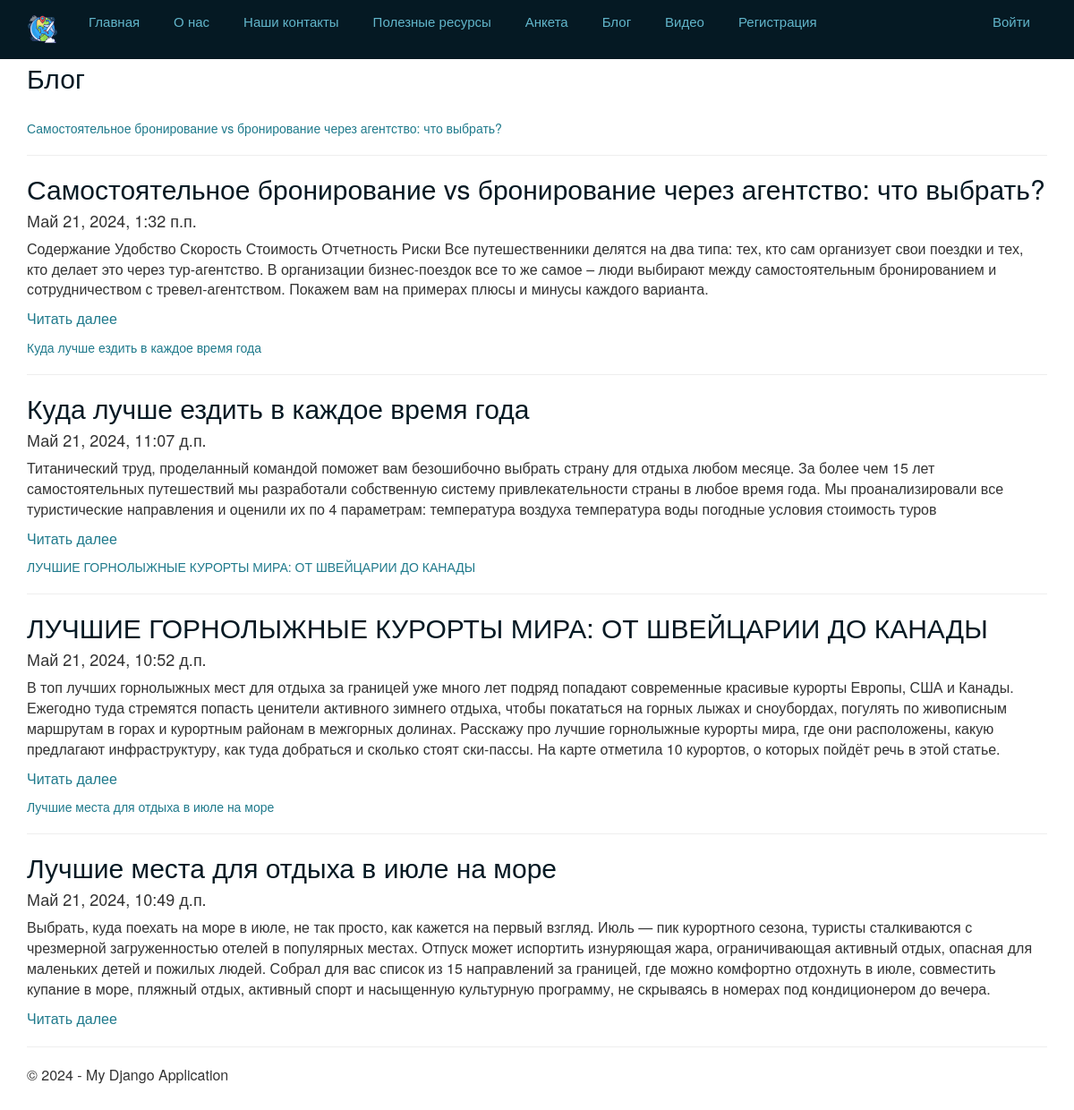
Screenshot of /blog/ with the database file from the repository.
### app/models.py (models this page shows, shortened)
class Blog(models.Model):
    title = models.CharField(max_length=100, unique=True, verbose_name="Заголовок")
    description = models.TextField(verbose_name="Краткое содержание")
    content = models.TextField(verbose_name="Полное содержание")
    posted = models.DateTimeField(default=datetime.now, db_index=True, verbose_name="Опубликована")
    author = models.ForeignKey(User, null=True, blank=True, on_delete=models.SET_NULL, verbose_name="Автор")
    image = models.FileField(default='temp.jpg', verbose_name="Путь к картинке")
    class Meta:
        ordering = ["-posted"]
        verbose_name = "статья блога"
        verbose_name_plural = "статьи блога"

### app/views.py (the view)
# urls.py: path('blog/', views.blog, name='blog'),
def blog(request):
    assert isinstance(request, HttpRequest)
    posts = Blog.objects.all()  # запрос на выбор всех статей блога из модели
    return render(
        request,
        'app/blog.html',
        {
            'title': 'Блог',
            'posts': posts,  # передача списка статей в шаблон веб-страницы
            'year': datetime.now().year,
        }
    )

### app/templates/app/blog.html
{% extends "app/layout.html" %}
{% block content %}
<h2>{{ title }}</h2>
<br />
{% for post in posts %}
<a href="{% url 'blogpost' parametr=post.id %}">{{ post.title }}</a>
<hr />
<div class="">
    <h2> {{post.title}} </h2>
    <h4> {{post.posted}} </h4>
    <p> {{post.description}} </p>
    <p><a href="{% url 'blogpost' parametr=post.id %}"> Читать далее </a> </p>
</div>
{% endfor %}
{% endblock %}

### app/templates/app/layout.html (shortened to what this page needs)
<!DOCTYPE html>
    {% load staticfiles %}
<link rel="stylesheet" type="text/css" href="{% static 'app/content/bootstrap.css' %}" />
<link rel="stylesheet" type="text/css" href="{% static 'app/content/site.css' %}" />
</head>
<body>
    <div class="navbar navbar-inverse navbar-fixed-top">
        <div class="container">
            <div class="navbar-header">
                <a href="/" class="navbar-brand"> <img src="{% static 'app/content/logo.jpg' %}" alt="logo" class="logo"> </a>
            </div>
            <div class="navbar-collapse collapse">
                <ul class="nav navbar-nav">
                    <li><a href="{% url 'home' %}">Главная</a></li>
                    <li><a href="{% url 'about' %}">О нас</a></li>
                    <li><a href="{% url 'contact' %}">Наши контакты</a></li>
                    <li><a href="{% url 'links' %}">Полезные ресурсы</a></li>
                    <li><a href="{% url 'anketa' %}">Анкета</a></li>
                    <li><a href="{% url 'blog' %}">Блог</a></li>
                    <li><a href="{% url 'videopost' %}">Видео</a></li>
                    {% if not user.is_authenticated %}
                    <li><a href="{% url 'registration' %}">Регистрация</a></li>
                    {% endif %}
                </ul>
                {% include 'app/loginpartial.html' %}
            </div>
        </div>
    </div>
    <div class="container body-content">
        {% block content %}{% endblock %}
        <hr />
        <footer>
            <p>&copy; {{ year }} - My Django Application</p>
        </footer>
    </div>
</body>
</html>

### app/templates/app/loginpartial.html
﻿{% if user.is_authenticated %}
<form id="logoutForm" action="/logout/" method="post" class="navbar-right">
    {% csrf_token %}
    <ul class="nav navbar-nav navbar-right">
        <li><span class="navbar-brand">Привет, {{ user.username }}!</span></li>
        <li><a href="javascript:document.getElementById('logoutForm').submit()">Выйти</a></li>
    </ul>
</form>
{% else %}
<ul class="nav navbar-nav navbar-right">
    <li><a href="{% url 'login' %}">Войти</a></li>
</ul>
{% endif %}

### app/static/app/content/site.css (style rules this page uses)
body { padding-top: 50px; padding-bottom: 20px; }
.body-content { padding-left: 15px; padding-right: 15px; }

### app/templates/app/layout.html (style rules this page uses)
.logo { width: 35px; height: auto; }
.navbar-inverse { background-color: #051923; border-color: #00171f; font-size: 15px; font-family: 'Cascadia Mono SemiBold', sans-serif; }
.navbar-inverse .navbar-nav { text-align: center; }
.navbar-inverse .navbar-nav > li { display: inline-block; margin: 0 4px; }
.navbar-inverse .navbar-nav > li > a { color: #62b6cb; }
h1, h2, h3 { color: #051923; }
p { font-size: 16px; }
a { text-decoration: none; color: #1f7a8c; }

### rows the page displays
Blog: title "Самостоятельное бронирование vs бронирование через агентство: что выбрать?", posted "Май 21, 2024, 1:32 п.п.", description "Содержание Удобство Скорость Стоимость Отчетность Риски Все путешественники делятся на два типа: тех, кто сам организует свои поездки и тех, кто делает это через тур-агентство. В организации бизнес-поездок все то же самое – люди выбирают между самостоятельным бронированием и сотрудничеством с тревел-агентством. Покажем вам на примерах плюсы и минусы каждого варианта."
Blog: title "Куда лучше ездить в каждое время года", posted "Май 21, 2024, 11:07 д.п.", description "Титанический труд, проделанный командой поможет вам безошибочно выбрать страну для отдыха любом месяце. За более чем 15 лет самостоятельных путешествий мы разработали собственную систему привлекательности страны в любое время года. Мы проанализировали все туристические направления и оценили их по 4 параметрам: температура воздуха температура воды погодные условия стоимость туров"
Blog: title "ЛУЧШИЕ ГОРНОЛЫЖНЫЕ КУРОРТЫ МИРА: ОТ ШВЕЙЦАРИИ ДО КАНАДЫ", posted "Май 21, 2024, 10:52 д.п.", description "В топ лучших горнолыжных мест для отдыха за границей уже много лет подряд попадают современные красивые курорты Европы, США и Канады. Ежегодно туда стремятся попасть ценители активного зимнего отдыха, чтобы покататься на горных лыжах и сноубордах, погулять по живописным маршрутам в горах и курортным районам в межгорных долинах. Расскажу про лучшие горнолыжные курорты мира, где они расположены, какую предлагают инфраструктуру, как туда добраться и сколько стоят ски-пассы. На карте отметила 10 курортов, о которых пойдёт речь в этой статье."
Blog: title "Лучшие места для отдыха в июле на море", posted "Май 21, 2024, 10:49 д.п.", description "Выбрать, куда поехать на море в июле, не так просто, как кажется на первый взгляд. Июль — пик курортного сезона, туристы сталкиваются с чрезмерной загруженностью отелей в популярных местах. Отпуск может испортить изнуряющая жара, ограничивающая активный отдых, опасная для маленьких детей и пожилых людей. Собрал для вас список из 15 направлений за границей, где можно комфортно отдохнуть в июле, совместить купание в море, пляжный отдых, активный спорт и насыщенную культурную программу, не скрываясь в номерах под кондиционером до вечера."

### other values shown
{{ title }} "Блог"
